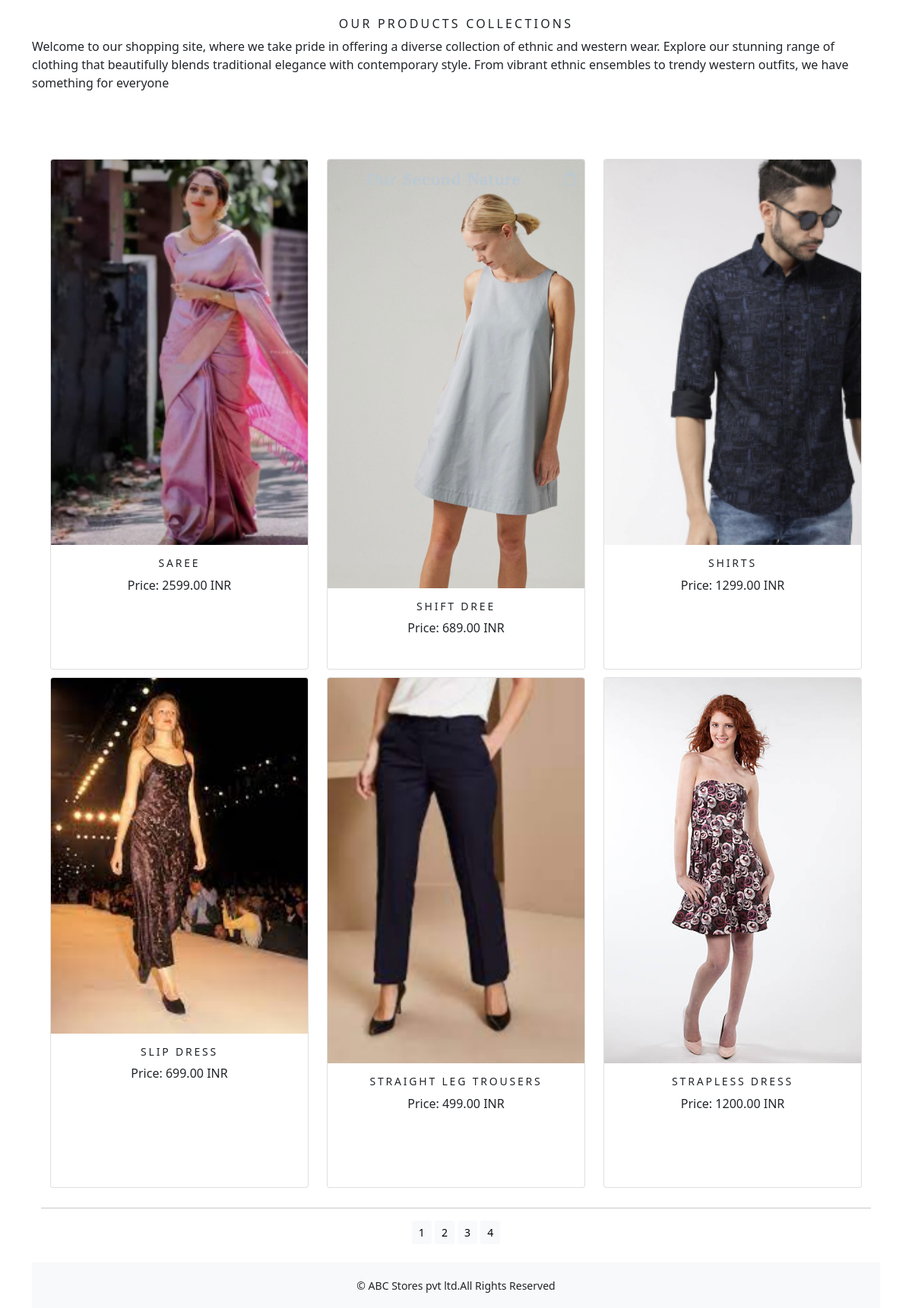
The page /shop/?page=3 (lower part) on the database as committed earlier.
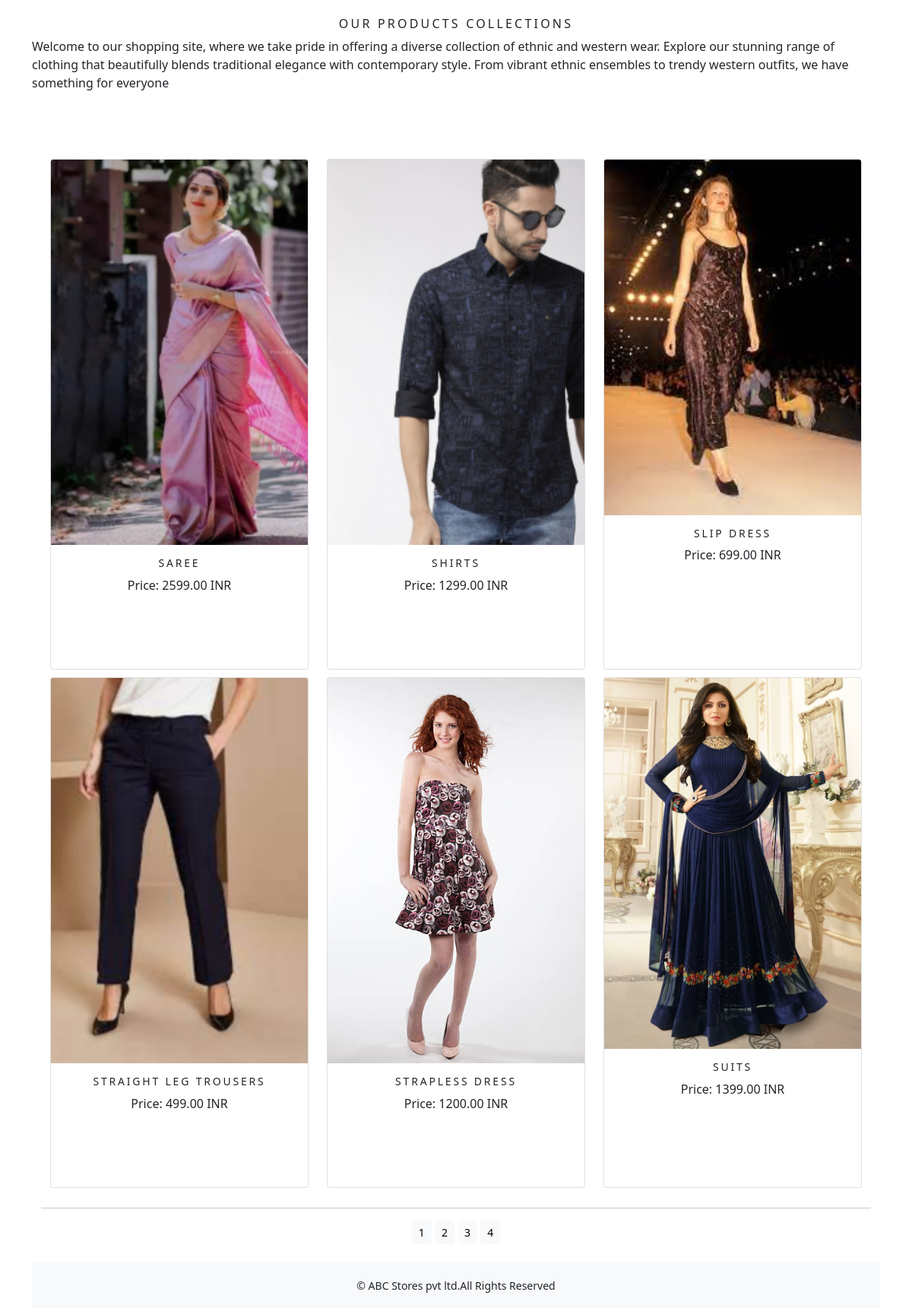
The same page on the database as committed later.
### shop/models.py (models this page shows, shortened)
class Product(models.Model):
    name= models.CharField(max_length=250,unique=True)
    slug= models.SlugField(max_length=250,unique=True)
    desc= models.TextField(blank=True)
    price= models.DecimalField(max_digits=10,decimal_places=2)
    category= models.ForeignKey(Category,on_delete=models.CASCADE)
    image= models.ImageField(upload_to='product',blank=True)
    stock= models.IntegerField()
    available= models.BooleanField(default=True)
    created= models.DateTimeField(auto_now_add=True)
    updated= models.DateTimeField(auto_now=True)
    def get_url(self):
         return reverse('shop:prodCatDetail', args=[self.category.slug,self.slug])
    class Meta:
        ordering= ('name', )
        verbose_name= 'product'
        verbose_name_plural= 'products'

### shop/views.py (the view)
# urls.py: path('',views.allProdCat,name='allProdCat'),
def allProdCat(request,c_slug=None):
    c_page=None
    products_list=None
    if c_slug!=None:
        c_page=get_object_or_404(Category,slug=c_slug)
        products_list=Product.objects.all().filter(category=c_page,available=True)
    else:
        products_list=Product.objects.all().filter(available=True)
    paginator=Paginator(products_list,6)
    try:
        page=int(request.GET.get('page','1'))
    except:
        page=1
    try:
        products=paginator.page(page)
    except (EmptyPage, InvalidPage):
        products=paginator.page(paginator.num_pages)
    return render(request,'category.html',{'category':c_page,'products':products})

### cart/context_processors.py (called while the page is built)
def counter(request):
    item_count=0
    if 'admin' in request.path:
        return {}
    else:
        try:
            cart=Cart.objects.filter(cart_id=_cart_id(request))
            cart_items=CartItem.objects.all().filter(cart=cart[:1])
            for cart_item in cart_items:
                item_count += cart_item.quantity
        except Cart.DoesNotExist:
            item_count = 0
    return dict(item_count=item_count)

### cart/views.py (called while the page is built)
def _cart_id(request):
    cart= request.session.session_key
    if not cart:
        cart= request.session.create()
    return cart

### shop/context_processors.py (called while the page is built)
def menu_links(request):
    links=Category.objects.all()
    return dict(links=links)

### shop/models.py (called while the page is built)
    def get_url(self):
        return reverse('shop:products_by_category',args=[self.slug])

### templates/category.html (shortened to what this page needs)
{% extends 'base.html' %}
{% load static %}
{% block body %}
 <div class="mx-auto">
     {% if category %}
      <img class="my_image" src="{{category.image.url}}" alt="{{category.name}}" width="1250" height="400">
     </div><br>
     <div>
         <h1 class="text-center my_title">{{category.name}}</h1>
          <p class="text-justify">{{category.desc}}</p><br><br><br>
     </div>
     {% else %}
      <br>
     <div>
         <h1 class="text-center my_title">Our Products Collections</h1>
         <p class="text-justify">Welcome to our shopping site, where we take pride in offering a diverse collection of ethnic and western wear. Explore our stunning range of clothing that beautifully blends traditional elegance with contemporary style. From vibrant ethnic ensembles to trendy western outfits, we have something for everyone </p><br><br><br>
     </div>
 {% endif %}
<div class="container">
    <div class="row mx-auto">
        {% for product in products.object_list %}
        <div class="my_bottom_margin col-9 col-sm-12 col-md-4 col-lg-4">
            <div class="card text-center" style="min-width:18rem;height:42rem;" >
                 <a href="{{product.get_url}}"><img class="card-img-top my_image" src="{{product.image.url}}" alt="{{product.name}}"></a>
                <div class="card-body">
                    <h4>{{product.name}}</h4>
                    <p>Price: {{product.price}} INR</p><br><br><br>
                </div>
            </div>
        </div>
        {% endfor %}
    </div>
    <div class="mx-auto">
        {% if products.paginator.num_pages > 1 %}
        <hr>
        <div class="text-center">
            {% for pg in products.paginator.page_range %}
            <a href="?page={{pg}}" class="btn btn-light btn-sm {% if products.number == pg %} active {% endif %}">{{pg}}</a>
            {% endfor %}
        </div>
        {% endif %}
    </div>
</div>
{% endblock %}

Rows that differ between the two databases and show on the page:
removed Product: image (picture), name "SHIFT DREE", price "689.00"
now on this page (row unchanged): Product: image (picture), name "SUITS", price "1399.00"
